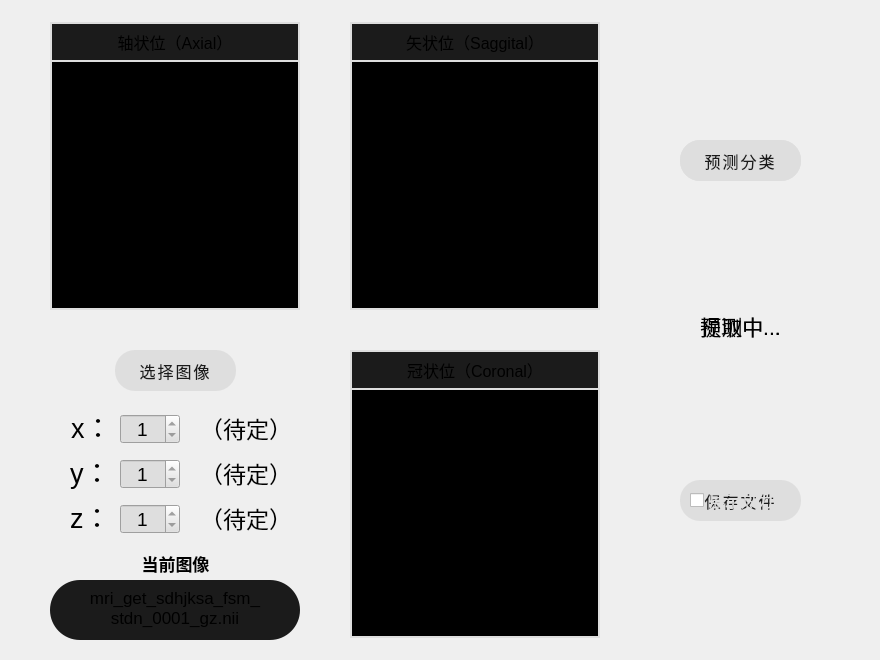
               <widget class="QWidget" name="extractPage">
                <layout class="QGridLayout" name="gridLayoutExtract">
                 <property name="leftMargin">
                  <number>0</number>
                 </property>
                 <property name="topMargin">
                  <number>0</number>
                 </property>
                 <property name="rightMargin">
                  <number>0</number>
                 </property>
                 <property name="bottomMargin">
                  <number>0</number>
                 </property>
                 <item row="0" column="0">
                  <widget class="QFrame" name="extractFrameV">
                   <layout class="QHBoxLayout" name="horizontalLayout_2">
                    <property name="spacing">
                     <number>0</number>
                    </property>
                    <property name="leftMargin">
                     <number>0</number>
                    </property>
                    <property name="topMargin">
                     <number>0</number>
                    </property>
                    <property name="rightMargin">
                     <number>0</number>
                    </property>
                    <property name="bottomMargin">
                     <number>0</number>
                    </property>
                    <item>
                     <spacer name="horizontalSpacerExtract2">
                      <property name="orientation">
                       <enum>Qt::Horizontal</enum>
                      </property>
                      <property name="sizeType">
                       <enum>QSizePolicy::Expanding</enum>
                      </property>
                      <property name="sizeHint" stdset="0">
                       <size>
                        <width>0</width>
                        <height>0</height>
                       </size>
                      </property>
                     </spacer>
                    </item>
                    <item>
                     <widget class="QFrame" name="extractFrameH">
                      <property name="minimumSize">
                       <size>
                        <width>0</width>
                        <height>0</height>
                       </size>
                      </property>
                      <property name="styleSheet">
                       <string notr="true"/>
                      </property>
                      <layout class="QVBoxLayout" name="verticalLayout">
                       <property name="spacing">
                        <number>0</number>
                       </property>
                       <property name="leftMargin">
                        <number>0</number>
                       </property>
                       <property name="topMargin">
                        <number>0</number>
                       </property>
                       <property name="rightMargin">
                        <number>0</number>
                       </property>
                       <property name="bottomMargin">
                        <number>0</number>
                       </property>
                       <item>
                        <spacer name="verticalSpacerExtract1">
                         <property name="orientation">
                          <enum>Qt::Vertical</enum>
                         </property>
                         <property name="sizeHint" stdset="0">
                          <size>
                           <width>0</width>
                           <height>0</height>
                          </size>
                         </property>
                        </spacer>
                       </item>
                       <item>
                        <widget class="QFrame" name="extractFrame">
                         <property name="minimumSize">
                          <size>
                           <width>880</width>
                           <height>660</height>
                          </size>
                         </property>
                         <property name="styleSheet">
                          <string notr="true">QLabel#axialLabel, QLabel#coronalLabel, QLabel#saggitalLabel{
	border: 2px solid #dedede;
	background-color:black;
}
QLabel#axial_text_label, QLabel#saggital_text_label, QLabel#coronal_text_label{
	border: 2px solid #dedede;
	background-color:#1b1b1b;
}
QPushButton{
	background-color:#dedede;
	color:#1b1b1b;
	border-radius:20px;
	font-size:12pt;
	letter-spacing:2px;
	font-weight:400;
}
QPushButton:hover{
	background-color:#f1f1f1;
}
QSpinBox{
	background-color:#dedede;
	font-size:14pt;
}
QLabel#extract_condition_label, QLabel#classification_condition_label{
	border-bottom:2px solid #dedede;
}
QCheckBox{
	color:#dedede;
	font-size:12pt;
}</string>
                         </property>
                         <widget class="QLabel" name="axialLabel">
                          <property name="geometry">
                           <rect>
                            <x>50</x>
                            <y>60</y>
                            <width>250</width>
                            <height>250</height>
                           </rect>
                          </property>
                          <property name="text">
                           <string/>
                          </property>
                          <property name="alignment">
                           <set>Qt::AlignCenter</set>
                          </property>
                         </widget>
                         <widget class="QLabel" name="saggitalLabel">
                          <property name="geometry">
                           <rect>
                            <x>350</x>
                            <y>60</y>
                            <width>250</width>
                            <height>250</height>
                           </rect>
                          </property>
                          <property name="text">
                           <string/>
                          </property>
                          <property name="alignment">
                           <set>Qt::AlignCenter</set>
                          </property>
                         </widget>
                         <widget class="QLabel" name="coronalLabel">
                          <property name="geometry">
                           <rect>
                            <x>350</x>
                            <y>388</y>
                            <width>250</width>
                            <height>250</height>
                           </rect>
                          </property>
                          <property name="text">
                           <string/>
                          </property>
                          <property name="alignment">
                           <set>Qt::AlignCenter</set>
                          </property>
                         </widget>
                         <widget class="QPushButton" name="selectButton">
                          <property name="geometry">
                           <rect>
                            <x>115</x>
                            <y>350</y>
                            <width>121</width>
                            <height>41</height>
                           </rect>
                          </property>
                          <property name="cursor">
                           <cursorShape>PointingHandCursor</cursorShape>
                          </property>
                          <property name="text">
                           <string>选择图像</string>
                          </property>
                         </widget>
                         <widget class="QLabel" name="label_name_contrainer">
                          <property name="geometry">
                           <rect>
                            <x>50</x>
                            <y>580</y>
                            <width>250</width>
                            <height>60</height>
                           </rect>
                          </property>
                          <property name="font">
                           <font>
                            <pointsize>13</pointsize>
                           </font>
                          </property>
                          <property name="styleSheet">
                           <string notr="true">background-color:#1b1b1b;border-radius:30px;</string>
                          </property>
                          <property name="text">
                           <string/>
                          </property>
                          <property name="scaledContents">
                           <bool>true</bool>
                          </property>
                          <property name="alignment">
                           <set>Qt::AlignBottom|Qt::AlignHCenter</set>
                          </property>
                          <property name="wordWrap">
                           <bool>true</bool>
                          </property>
                         </widget>
                         <widget class="QSpinBox" name="spinBox_x">
                          <property name="geometry">
                           <rect>
                            <x>120</x>
                            <y>414</y>
                            <width>60</width>
                            <height>30</height>
                           </rect>
                          </property>
                          <property name="font">
                           <font>
                            <pointsize>14</pointsize>
                           </font>
                          </property>
                          <property name="alignment">
                           <set>Qt::AlignCenter</set>
                          </property>
                          <property name="minimum">
                           <number>1</number>
                          </property>
                          <property name="maximum">
                           <number>1</number>
                          </property>
                         </widget>
                         <widget class="QSpinBox" name="spinBox_y">
                          <property name="geometry">
                           <rect>
                            <x>120</x>
                            <y>459</y>
                            <width>60</width>
                            <height>30</height>
                           </rect>
                          </property>
                          <property name="font">
                           <font>
                            <pointsize>14</pointsize>
                           </font>
                          </property>
                          <property name="alignment">
                           <set>Qt::AlignCenter</set>
                          </property>
                          <property name="minimum">
                           <number>1</number>
                          </property>
                          <property name="maximum">
                           <number>1</number>
                          </property>
                         </widget>
                         <widget class="QSpinBox" name="spinBox_z">
                          <property name="geometry">
                           <rect>
                            <x>120</x>
                            <y>504</y>
                            <width>60</width>
                            <height>30</height>
                           </rect>
                          </property>
                          <property name="alignment">
                           <set>Qt::AlignCenter</set>
                          </property>
                          <property name="minimum">
                           <number>1</number>
                          </property>
                          <property name="maximum">
                           <number>1</number>
                          </property>
                         </widget>
                         <widget class="QLabel" name="label_x">
                          <property name="geometry">
                           <rect>
                            <x>71</x>
                            <y>406</y>
                            <width>30</width>
                            <height>40</height>
                           </rect>
                          </property>
                          <property name="font">
                           <font>
                            <pointsize>20</pointsize>
                           </font>
                          </property>
                          <property name="text">
                           <string>x：</string>
                          </property>
                         </widget>
                         <widget class="QLabel" name="label_y">
                          <property name="geometry">
                           <rect>
                            <x>70</x>
                            <y>451</y>
                            <width>30</width>
                            <height>40</height>
                           </rect>
                          </property>
                          <property name="font">
                           <font>
                            <pointsize>20</pointsize>
                           </font>
                          </property>
                          <property name="text">
                           <string>y：</string>
                          </property>
                         </widget>
                         <widget class="QLabel" name="label_z">
                          <property name="geometry">
                           <rect>
                            <x>70</x>
                            <y>496</y>
                            <width>30</width>
                            <height>40</height>
                           </rect>
                          </property>
                          <property name="font">
                           <font>
                            <pointsize>20</pointsize>
                           </font>
                          </property>
                          <property name="text">
                           <string>z：</string>
                          </property>
                         </widget>
                         <widget class="QPushButton" name="start_extract_button">
                          <property name="geometry">
                           <rect>
                            <x>680</x>
                            <y>140</y>
                            <width>121</width>
                            <height>41</height>
                           </rect>
                          </property>
                          <property name="cursor">
                           <cursorShape>PointingHandCursor</cursorShape>
                          </property>
                          <property name="text">
                           <string>提取特征</string>
                          </property>
                         </widget>
                         <widget class="QPushButton" name="saveButton">
                          <property name="geometry">
                           <rect>
                            <x>680</x>
                            <y>480</y>
                            <width>121</width>
                            <height>41</height>
                           </rect>
                          </property>
                          <property name="cursor">
                           <cursorShape>PointingHandCursor</cursorShape>
                          </property>
                          <property name="text">
                           <string>保存文件</string>
                          </property>
                         </widget>
                         <widget class="QLabel" name="axial_text_label">
                          <property name="geometry">
                           <rect>
                            <x>50</x>
                            <y>22</y>
                            <width>250</width>
                            <height>40</height>
                           </rect>
                          </property>
                          <property name="font">
                           <font>
                            <pointsize>12</pointsize>
                           </font>
                          </property>
                          <property name="text">
                           <string>轴状位（Axial）</string>
                          </property>
                          <property name="alignment">
                           <set>Qt::AlignCenter</set>
                          </property>
                         </widget>
                         <widget class="QLabel" name="saggital_text_label">
                          <property name="geometry">
                           <rect>
                            <x>350</x>
                            <y>22</y>
                            <width>250</width>
                            <height>40</height>
                           </rect>
                          </property>
                          <property name="font">
                           <font>
                            <pointsize>12</pointsize>
                           </font>
                          </property>
                          <property name="text">
                           <string>矢状位（Saggital）</string>
                          </property>
                          <property name="alignment">
                           <set>Qt::AlignCenter</set>
                          </property>
                         </widget>
                         <widget class="QLabel" name="coronal_text_label">
                          <property name="geometry">
                           <rect>
                            <x>350</x>
                            <y>350</y>
                            <width>250</width>
                            <height>40</height>
                           </rect>
                          </property>
                          <property name="font">
                           <font>
                            <pointsize>12</pointsize>
                           </font>
                          </property>
                          <property name="text">
                           <string>冠状位（Coronal）</string>
                          </property>
                          <property name="alignment">
                           <set>Qt::AlignCenter</set>
                          </property>
                         </widget>
                         <widget class="QLabel" name="label_x_range">
                          <property name="geometry">
                           <rect>
                            <x>200</x>
                            <y>408</y>
                            <width>101</width>
                            <height>40</height>
                           </rect>
                          </property>
                          <property name="font">
                           <font>
                            <pointsize>17</pointsize>
                           </font>
                          </property>
                          <property name="text">
                           <string>（待定）</string>
                          </property>
                         </widget>
                         <widget class="QLabel" name="label_y_range">
                          <property name="geometry">
                           <rect>
                            <x>200</x>
                            <y>453</y>
                            <width>101</width>
                            <height>40</height>
                           </rect>
                          </property>
                          <property name="font">
                           <font>
                            <pointsize>17</pointsize>
                           </font>
                          </property>
                          <property name="text">
                           <string>（待定）</string>
                          </property>
                         </widget>
                         <widget class="QLabel" name="label_z_range">
                          <property name="geometry">
                           <rect>
                            <x>200</x>
                            <y>498</y>
                            <width>101</width>
                            <height>40</height>
                           </rect>
                          </property>
                          <property name="font">
                           <font>
                            <pointsize>17</pointsize>
                           </font>
                          </property>
                          <property name="text">
                           <string>（待定）</string>
                          </property>
                         </widget>
                         <widget class="QLabel" name="extract_condition_label">
                          <property name="geometry">
                           <rect>
                            <x>675</x>
                            <y>305</y>
                            <width>131</width>
                            <height>41</height>
                           </rect>
                          </property>
                          <property name="font">
                           <font>
                            <pointsize>16</pointsize>
                           </font>
                          </property>
                          <property name="text">
                           <string>提取中...</string>
                          </property>
                          <property name="alignment">
                           <set>Qt::AlignCenter</set>
                          </property>
                         </widget>
                         <widget class="QLabel" name="label_name_label">
                          <property name="geometry">
                           <rect>
                            <x>135</x>
                            <y>553</y>
                            <width>81</width>
                            <height>21</height>
                           </rect>
                          </property>
                          <property name="font">
                           <font>
                            <pointsize>13</pointsize>
                            <bold>true</bold>
                           </font>
                          </property>
                          <property name="styleSheet">
                           <string notr="true">background-color:transparent;</string>
                          </property>
                          <property name="text">
                           <string>当前图像</string>
                          </property>
                          <property name="scaledContents">
                           <bool>true</bool>
                          </property>
                          <property name="alignment">
                           <set>Qt::AlignCenter</set>
                          </property>
                          <property name="wordWrap">
                           <bool>true</bool>
                          </property>
                         </widget>
                         <widget class="QLabel" name="label_name">
                          <property name="geometry">
                           <rect>
                            <x>50</x>
                            <y>584</y>
                            <width>250</width>
                            <height>48</height>
                           </rect>
                          </property>
                          <property name="font">
                           <font>
                            <pointsize>13</pointsize>
                           </font>
                          </property>
                          <property name="styleSheet">
                           <string notr="true">background-color:transparent;</string>
                          </property>
                          <property name="text">
                           <string>mri_get_sdhjksa_fsm_
stdn_0001_gz.nii</string>
                          </property>
                          <property name="scaledContents">
                           <bool>true</bool>
                          </property>
                          <property name="alignment">
                           <set>Qt::AlignCenter</set>
                          </property>
                          <property name="wordWrap">
                           <bool>true</bool>
                          </property>
                         </widget>
                         <widget class="QPushButton" name="start_classification_button">
                          <property name="geometry">
                           <rect>
                            <x>680</x>
                            <y>140</y>
                            <width>121</width>
                            <height>41</height>
                           </rect>
                          </property>
                          <property name="cursor">
                           <cursorShape>PointingHandCursor</cursorShape>
                          </property>
                          <property name="text">
                           <string>预测分类</string>
                          </property>
                         </widget>
                         <widget class="QLabel" name="classification_condition_label">
                          <property name="geometry">
                           <rect>
                            <x>675</x>
                            <y>305</y>
                            <width>131</width>
                            <height>41</height>
                           </rect>
                          </property>
                          <property name="font">
                           <font>
                            <pointsize>16</pointsize>
                           </font>
                          </property>
                          <property name="text">
                           <string>预测中...</string>
                          </property>
                          <property name="alignment">
                           <set>Qt::AlignCenter</set>
                          </property>
                         </widget>
                         <widget class="QCheckBox" name="heatmap_checkBox">
                          <property name="geometry">
                           <rect>
                            <x>690</x>
                            <y>490</y>
                            <width>101</width>
                            <height>20</height>
                           </rect>
                          </property>
                          <property name="text">
                           <string>展示热力图</string>
                          </property>
                         </widget>
                        </widget>
                       </item>
                       <item>
                        <spacer name="verticalSpacerExtract2">
                         <property name="orientation">
                          <enum>Qt::Vertical</enum>
                         </property>
                         <property name="sizeHint" stdset="0">
                          <size>
                           <width>0</width>
                           <height>0</height>
                          </size>
                         </property>
                        </spacer>
                       </item>
                      </layout>
                     </widget>
                    </item>
                    <item>
                     <spacer name="horizontalSpacerExtract1">
                      <property name="orientation">
                       <enum>Qt::Horizontal</enum>
                      </property>
                      <property name="sizeType">
                       <enum>QSizePolicy::Expanding</enum>
                      </property>
                      <property name="sizeHint" stdset="0">
                       <size>
                        <width>0</width>
                        <height>0</height>
                       </size>
                      </property>
                     </spacer>
                    </item>
                   </layout>
                  </widget>
                 </item>
                </layout>
               </widget>
